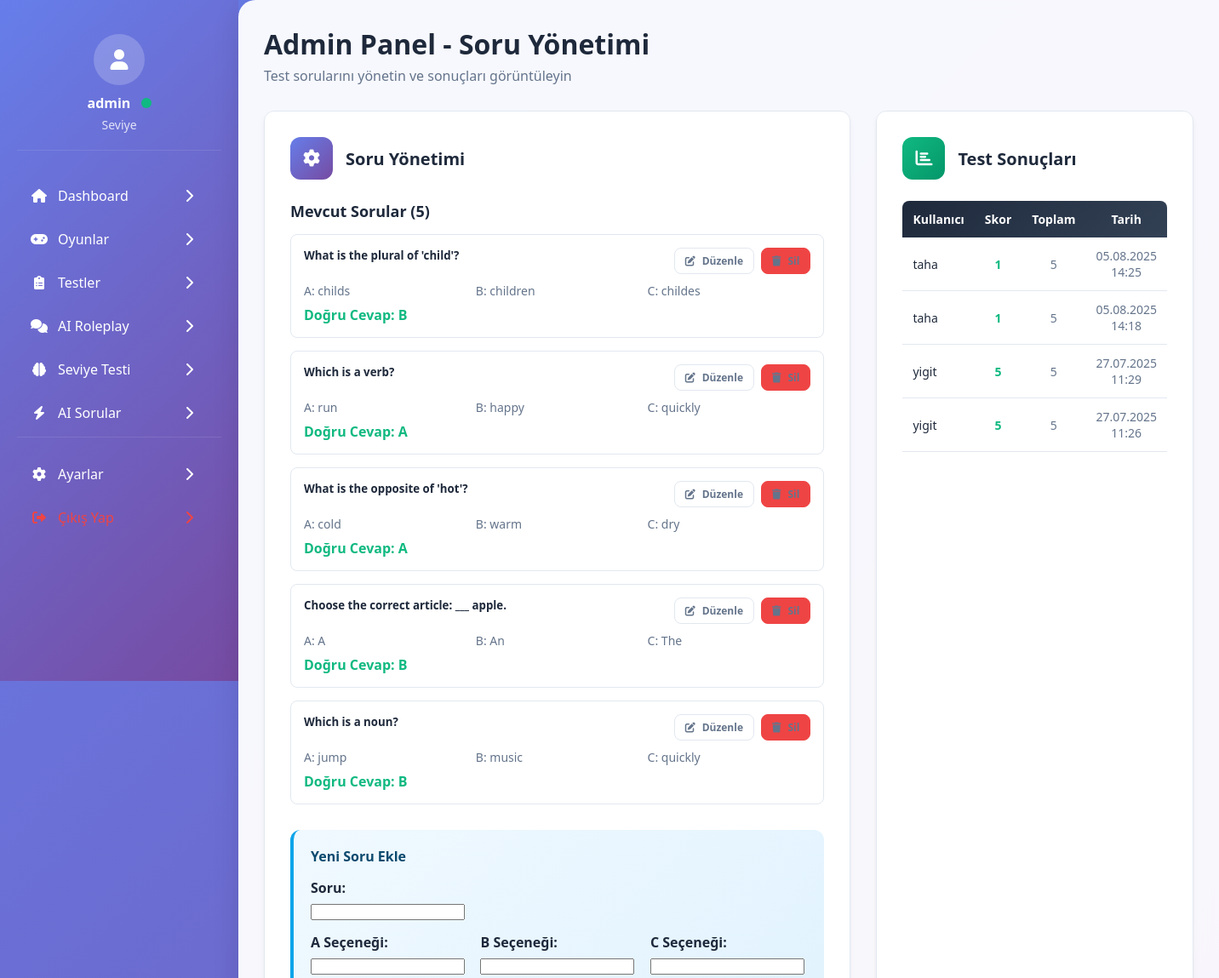
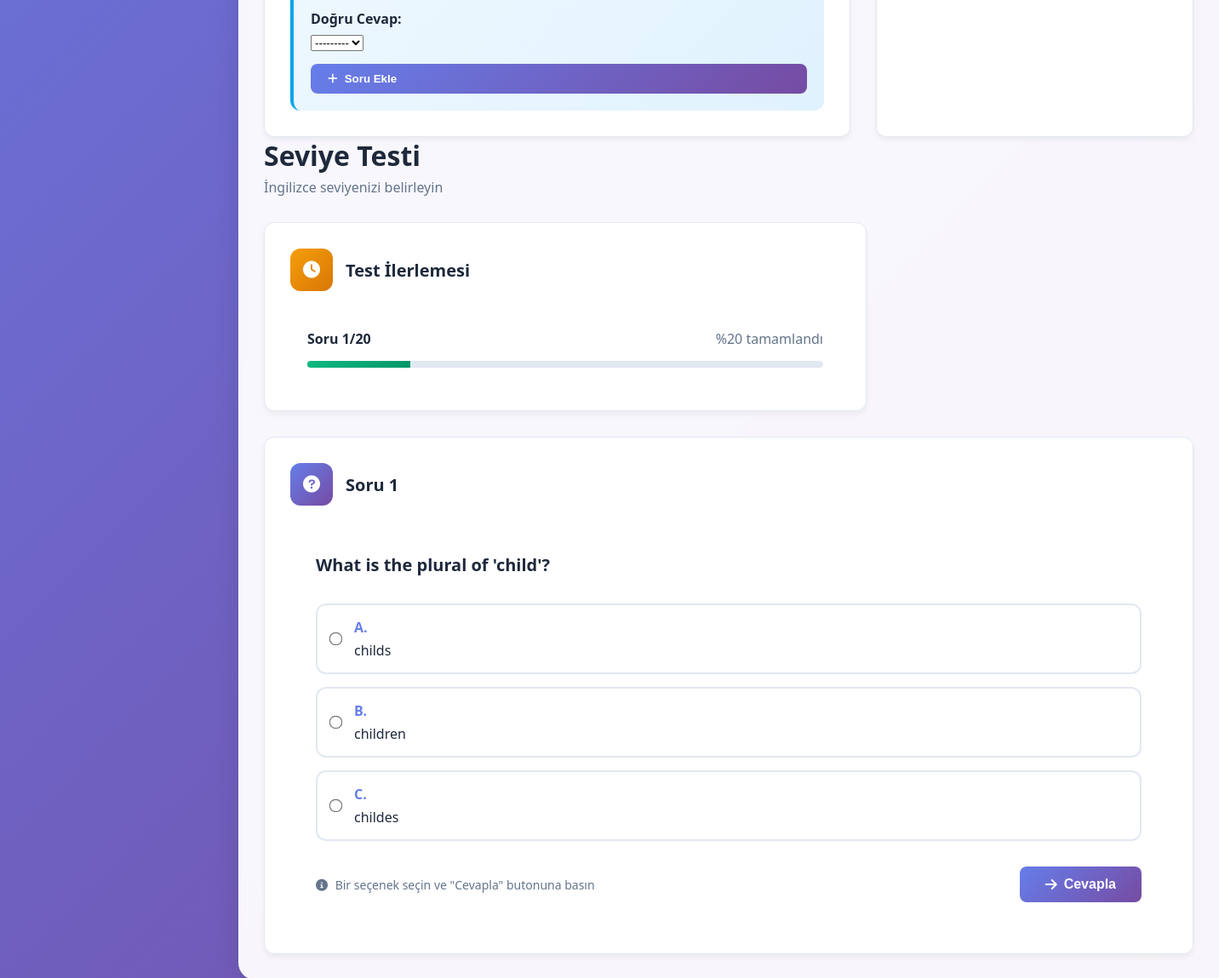
Screenshot of /placement/ (signed in) with the database file from the repository (2 pictures, top to bottom).
### core/models.py (models this page shows, shortened)
class Question(models.Model):
    text = models.CharField(max_length=255)
    choice_a = models.CharField(max_length=100)
    choice_b = models.CharField(max_length=100)
    choice_c = models.CharField(max_length=100)
    correct_choice = models.CharField(max_length=1, choices=[('A', 'A'), ('B', 'B'), ('C', 'C')])
    def choices(self):
        return [
            ('A', self.choice_a),
            ('B', self.choice_b),
            ('C', self.choice_c)
        ]

class TestResult(models.Model):
    user = models.ForeignKey(User, on_delete=models.CASCADE)
    score = models.IntegerField()
    total = models.IntegerField()
    date_taken = models.DateTimeField(auto_now_add=True)

### core/views.py (the view, shortened to what this page needs)
# urls.py: path('placement/', views.placement_test, name='placement'),
@login_required(login_url='login')
def placement_test(request):
    question_ids = list(Question.objects.values_list('id', flat=True))
    question_ids.sort()
    if 'question_index' not in request.session:
        request.session['question_index'] = 0
        request.session['score'] = 0
    index = request.session['question_index']
    if index >= len(question_ids):
        return redirect('test_result')
    question = Question.objects.get(id=question_ids[index])
    if request.method == "POST" and request.user.is_superuser and 'text' in request.POST:
        form = QuestionForm(request.POST)
        if form.is_valid():
            form.save()
        return redirect('placement')
    progress = int(((index + 1) / len(question_ids)) * 100)
    question_index = index + 1
    context = {
        'question': question,
        'question_index': question_index,
        'progress': progress,
        'all_questions': Question.objects.all() if request.user.is_superuser else None,
        'results': TestResult.objects.all().order_by('-date_taken')[:10] if request.user.is_superuser else None,
        'form': QuestionForm()
    }
    return render(request, "placement_test.html", context)

### core/templates/placement_test.html (shortened to what this page needs)
{% extends "base.html" %}
{% block content %}
  {% if user.is_superuser %}
    <div class="header">
      <div>
        <h1 class="page-title">Admin Panel - Soru Yönetimi</h1>
        <p class="page-subtitle">Test sorularını yönetin ve sonuçları görüntüleyin</p>
      </div>
    </div>
    <div class="content-grid">
      <div class="main-card">
        <div class="card-header">
          <div class="card-icon" style="background: linear-gradient(135deg, #667eea 0%, #764ba2 100%);">
            <i class="fas fa-cog"></i>
          </div>
          <div class="card-title">Soru Yönetimi</div>
        </div>
        <div style="margin-bottom: 30px;">
          <h3 style="font-size: 18px; font-weight: 600; color: #1e293b; margin-bottom: 15px;">Mevcut Sorular ({{ all_questions|length }})</h3>
          {% for q in all_questions %}
            <div style="background: white; border: 1px solid #e2e8f0; border-radius: 8px; padding: 15px; margin-bottom: 15px;">
              <div style="display: flex; justify-content: between; align-items: start; margin-bottom: 10px;">
                <h5 style="margin: 0; color: #1e293b; flex: 1;">{{ q.text }}</h5>
                <div style="display: flex; gap: 8px;">
                  <a href="{% url 'edit_question' q.id %}" class="btn btn-secondary" style="padding: 6px 12px; font-size: 12px;">
                    <i class="fas fa-edit"></i> Düzenle
                  </a>
                  <a href="{% url 'delete_question' q.id %}" class="btn btn-secondary" style="padding: 6px 12px; font-size: 12px; background: #ef4444; border-color: #ef4444;">
                    <i class="fas fa-trash"></i> Sil
                  </a>
                </div>
              </div>
              <div style="display: grid; grid-template-columns: repeat(3, 1fr); gap: 10px; font-size: 14px;">
                <div style="color: #64748b;">A: {{ q.choice_a }}</div>
                <div style="color: #64748b;">B: {{ q.choice_b }}</div>
                <div style="color: #64748b;">C: {{ q.choice_c }}</div>
              </div>
              <div style="margin-top: 8px; font-weight: 600; color: #10b981;">
                Doğru Cevap: {{ q.correct_choice }}
              </div>
            </div>
          {% endfor %}
        </div>
        <div style="background: linear-gradient(135deg, #f0f9ff 0%, #e0f2fe 100%); padding: 20px; border-radius: 12px; border-left: 4px solid #0ea5e9;">
          <h4 style="color: #0c4a6e; margin-bottom: 15px; font-weight: 600;">Yeni Soru Ekle</h4>
          <form method="post" action="{% url 'add_question' %}">
            <div style="display: grid; gap: 15px;">
              <div>
                <label style="display: block; font-weight: 600; color: #1e293b; margin-bottom: 5px;">Soru:</label>
                {{ form.text }}
              </div>
              <div style="display: grid; grid-template-columns: repeat(3, 1fr); gap: 15px;">
                <div>
                  <label style="display: block; font-weight: 600; color: #1e293b; margin-bottom: 5px;">A Seçeneği:</label>
                  {{ form.choice_a }}
                </div>
                <div>
                  <label style="display: block; font-weight: 600; color: #1e293b; margin-bottom: 5px;">B Seçeneği:</label>
                  {{ form.choice_b }}
                </div>
                <div>
                  <label style="display: block; font-weight: 600; color: #1e293b; margin-bottom: 5px;">C Seçeneği:</label>
                  {{ form.choice_c }}
                </div>
              </div>
              <div>
                <label style="display: block; font-weight: 600; color: #1e293b; margin-bottom: 5px;">Doğru Cevap:</label>
                {{ form.correct_choice }}
              </div>
              <button type="submit" class="btn btn-primary" style="width: 100%;">
                <i class="fas fa-plus"></i> Soru Ekle
              </button>
            </div>
          </form>
        </div>
      </div>
      <div class="main-card">
        <div class="card-header">
          <div class="card-icon" style="background: linear-gradient(135deg, #10b981 0%, #059669 100%);">
            <i class="fas fa-chart-bar"></i>
          </div>
          <div class="card-title">Test Sonuçları</div>
        </div>
        <div style="overflow-x: auto;">
          <table style="width: 100%; border-collapse: collapse; font-size: 14px;">
            <thead>
              <tr style="background: linear-gradient(135deg, #1e293b 0%, #334155 100%); color: white;">
                <th style="padding: 12px; text-align: left; border-radius: 8px 0 0 0;">Kullanıcı</th>
                <th style="padding: 12px; text-align: center;">Skor</th>
                <th style="padding: 12px; text-align: center;">Toplam</th>
                <th style="padding: 12px; text-align: center; border-radius: 0 8px 0 0;">Tarih</th>
              </tr>
            </thead>
            <tbody>
              {% for result in results %}
                <tr style="border-bottom: 1px solid #e2e8f0;">
                  <td style="padding: 12px; color: #1e293b;">{{ result.user.username }}</td>
                  <td style="padding: 12px; text-align: center; font-weight: 600; color: #10b981;">{{ result.score }}</td>
                  <td style="padding: 12px; text-align: center; color: #64748b;">{{ result.total }}</td>
                  <td style="padding: 12px; text-align: center; color: #64748b;">{{ result.date_taken|date:"d.m.Y H:i" }}</td>
                </tr>
              {% empty %}
                <tr>
                  <td colspan="4" style="padding: 20px; text-align: center; color: #64748b;">Henüz hiç test sonucu yok.</td>
                </tr>
              {% endfor %}
            </tbody>
          </table>
        </div>
      </div>
    </div>
  {% endif %}
  {% if question %}
    <div class="header">
      <div>
        <h1 class="page-title">Seviye Testi</h1>
        <p class="page-subtitle">İngilizce seviyenizi belirleyin</p>
      </div>
    </div>
    <div class="content-grid">
      <div class="main-card">
        <div class="card-header">
          <div class="card-icon" style="background: linear-gradient(135deg, #f59e0b 0%, #d97706 100%);">
            <i class="fas fa-clock"></i>
          </div>
          <div class="card-title">Test İlerlemesi</div>
        </div>
        <div style="padding: 20px;">
          <div style="display: flex; justify-content: space-between; align-items: center; margin-bottom: 15px;">
            <span style="font-weight: 600; color: #1e293b;">Soru {{ question_index|default:1 }}/20</span>
            <span style="color: #64748b;">%{{ progress|default:5 }} tamamlandı</span>
          </div>
          <div style="background: #e2e8f0; border-radius: 10px; height: 8px; overflow: hidden;">
            <div style="background: linear-gradient(135deg, #10b981 0%, #059669 100%); height: 100%; width: {{ progress|default:5 }}%; transition: width 0.3s ease;"></div>
          </div>
        </div>
      </div>
      <div class="main-card" style="grid-column: 1 / -1;">
        <div class="card-header">
          <div class="card-icon" style="background: linear-gradient(135deg, #667eea 0%, #764ba2 100%);">
            <i class="fas fa-question-circle"></i>
          </div>
          <div class="card-title">Soru {{ question_index|default:1 }}</div>
        </div>
        <div style="padding: 30px;">
          <h3 style="font-size: 20px; font-weight: 600; color: #1e293b; margin-bottom: 30px; line-height: 1.5;">
            {{ question.text }}
          </h3>
          <form method="post" id="questionForm">
            <div style="display: flex; flex-direction: column; gap: 15px;">
              {% for letter, text in question.choices %}
                <label class="answer-option" style="display: flex; align-items: center; padding: 15px; border: 2px solid #e2e8f0; border-radius: 12px; cursor: pointer; transition: all 0.3s ease; background: white;">
                  <input type="radio" name="answer" value="{{ letter }}" required style="margin-right: 15px; transform: scale(1.2);">
                  <div>
                    <div style="font-weight: 600; color: #667eea; margin-bottom: 5px;">{{ letter }}.</div>
                    <div style="color: #1e293b; font-size: 16px;">{{ text }}</div>
                  </div>
                </label>
              {% endfor %}
            </div>
            <div style="display: flex; justify-content: space-between; align-items: center; margin-top: 30px;">
              <div style="color: #64748b; font-size: 14px;">
                <i class="fas fa-info-circle" style="margin-right: 5px;"></i>
                Bir seçenek seçin ve "Cevapla" butonuna basın
              </div>
              <button type="submit" class="btn btn-primary" style="padding: 12px 30px; font-size: 16px; font-weight: 600;">
                <i class="fas fa-arrow-right"></i>
                Cevapla
              </button>
            </div>
          </form>
        </div>
      </div>
    </div>
  {% endif %}
{% endblock %}

### core/templates/base.html (shortened to what this page needs)
<!DOCTYPE html>
<html lang="tr">
<head>
    <link href="https://cdnjs.cloudflare.com/ajax/libs/font-awesome/6.0.0/css/all.min.css" rel="stylesheet">
</head>
<body>
    <div class="container">
        <div class="sidebar">
            <div class="user-profile">
                <div class="user-avatar">
                    <i class="fas fa-user"></i>
                </div>
                <div class="user-name">
                    {% if user.is_authenticated %}
                        {{ user.username }}
                        <span class="online-status"></span>
                    {% endif %}
                </div>
                <div class="user-level">
                    {% if user.is_authenticated %}
                        {{ user.userprofile.level|title }} Seviye
                    {% endif %}
                </div>
            </div>
            <ul class="nav-menu">
                <li class="nav-item">
                    <a href="{% url 'dashboard' %}" class="nav-link {% if request.resolver_match.url_name == 'dashboard' %}active{% endif %}">
                        <i class="fas fa-home"></i>
                        Dashboard
                        <i class="fas fa-chevron-right arrow"></i>
                    </a>
                </li>
                <li class="nav-item">
                    <a href="{% url 'games' %}" class="nav-link {% if request.resolver_match.url_name == 'games' %}active{% endif %}">
                        <i class="fas fa-gamepad"></i>
                        Oyunlar
                        <i class="fas fa-chevron-right arrow"></i>
                    </a>
                </li>
                <li class="nav-item">
                    <a href="{% url 'tests' %}" class="nav-link {% if request.resolver_match.url_name == 'tests' %}active{% endif %}">
                        <i class="fas fa-clipboard-list"></i>
                        Testler
                        <i class="fas fa-chevron-right arrow"></i>
                    </a>
                </li>
                <li class="nav-item">
                    <a href="{% url 'ai_roleplay' %}" class="nav-link {% if request.resolver_match.url_name == 'ai_roleplay' %}active{% endif %}">
                        <i class="fas fa-comments"></i>
                        AI Roleplay
                        <i class="fas fa-chevron-right arrow"></i>
                    </a>
                </li>
                <li class="nav-item">
                    <a href="{% url 'level_test' %}" class="nav-link {% if request.resolver_match.url_name == 'level_test' %}active{% endif %}">
                        <i class="fas fa-brain"></i>
                        Seviye Testi
                        <i class="fas fa-chevron-right arrow"></i>
                    </a>
                </li>
                <li class="nav-item">
                    <a href="{% url 'ai_questions' %}" class="nav-link {% if request.resolver_match.url_name == 'ai_questions' %}active{% endif %}">
                        <i class="fas fa-bolt"></i>
                        AI Sorular
                        <i class="fas fa-chevron-right arrow"></i>
                    </a>
                </li>
            </ul>
            <div class="bottom-links">
                <ul class="nav-menu">
                    <li class="nav-item">
                        <a href="{% url 'settings' %}" class="nav-link {% if request.resolver_match.url_name == 'settings' %}active{% endif %}">
                            <i class="fas fa-cog"></i>
                            Ayarlar
                            <i class="fas fa-chevron-right arrow"></i>
                        </a>
                    </li>
                    <li class="nav-item">
                        <a href="{% url 'logout' %}" class="nav-link logout-link">
                            <i class="fas fa-sign-out-alt"></i>
                            <i class="fas fa-chevron-right arrow"></i>
                        </a>
                    </li>
                </ul>
            </div>
        </div>
        <div class="main-content">
            {% block content %}{% endblock %}
        </div>
    </div>
</body>
</html>

### rows the page displays
Question: text "What is the plural of 'child'?", choice_a "childs", choice_b "children", choice_c "childes", correct_choice "B", choices "childs" "children" "childes"
Question: text "Which is a verb?", choice_a "run", choice_b "happy", choice_c "quickly", correct_choice "A"
Question: text "What is the opposite of 'hot'?", choice_a "cold", choice_b "warm", choice_c "dry", correct_choice "A"
Question: text "Choose the correct article: ___ apple.", choice_a "A", choice_b "An", choice_c "The", correct_choice "B"
Question: text "Which is a noun?", choice_a "jump", choice_b "music", choice_c "quickly", correct_choice "B"
TestResult: user.username "taha", score "1", total "5", date_taken "05.08.2025 14:25"
TestResult: user.username "taha", score "1", total "5", date_taken "05.08.2025 14:18"
TestResult: user.username "yigit", score "5", total "5", date_taken "27.07.2025 11:29"
TestResult: user.username "yigit", score "5", total "5", date_taken "27.07.2025 11:26"

### other values shown
{{ user.username }} "admin"
{{ all_questions|length }} "5"
{{ question_index|default:1 }} "1"
{{ progress|default:5 }} "20"
{{ letter }} "A" "B" "C"
